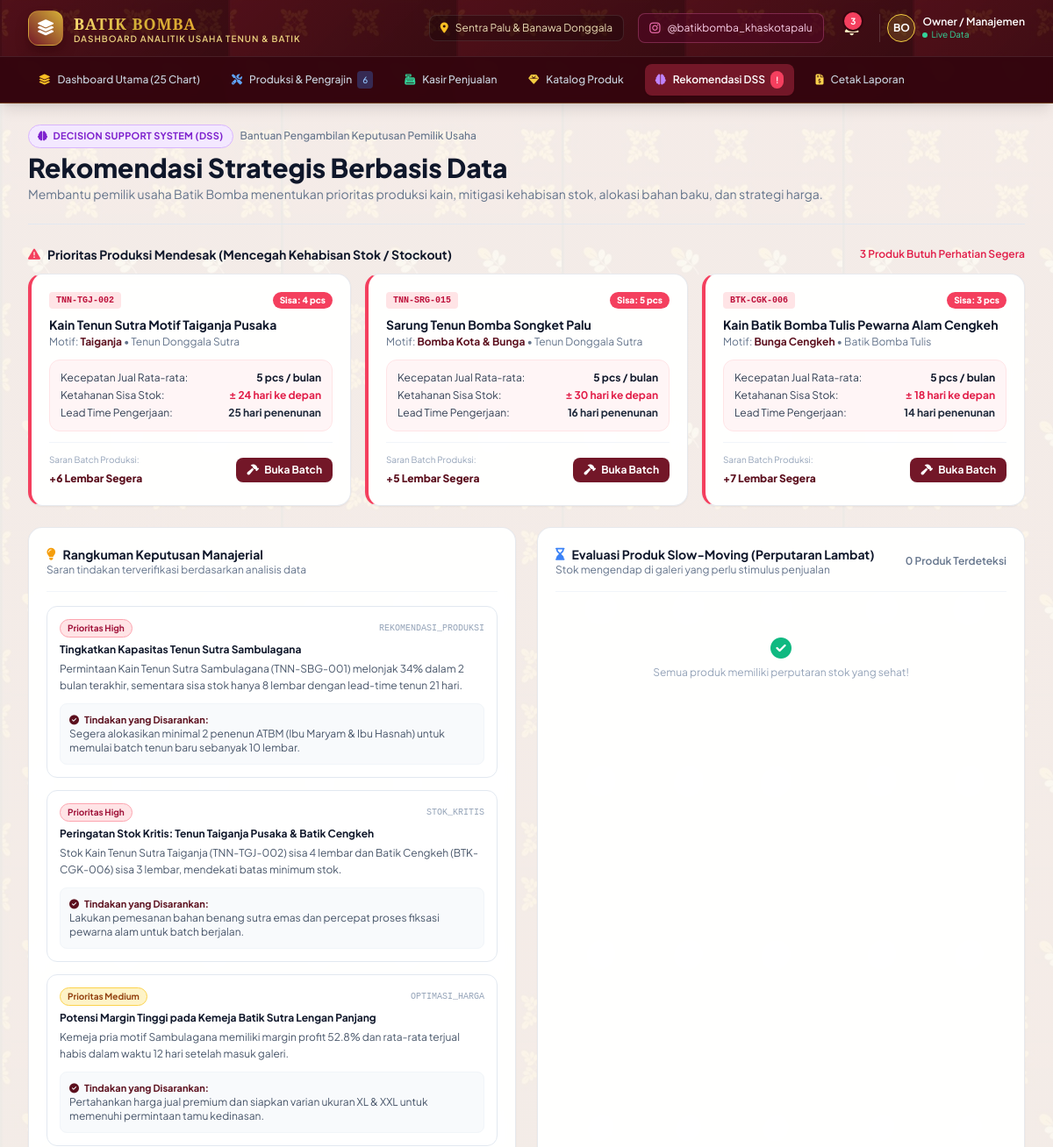
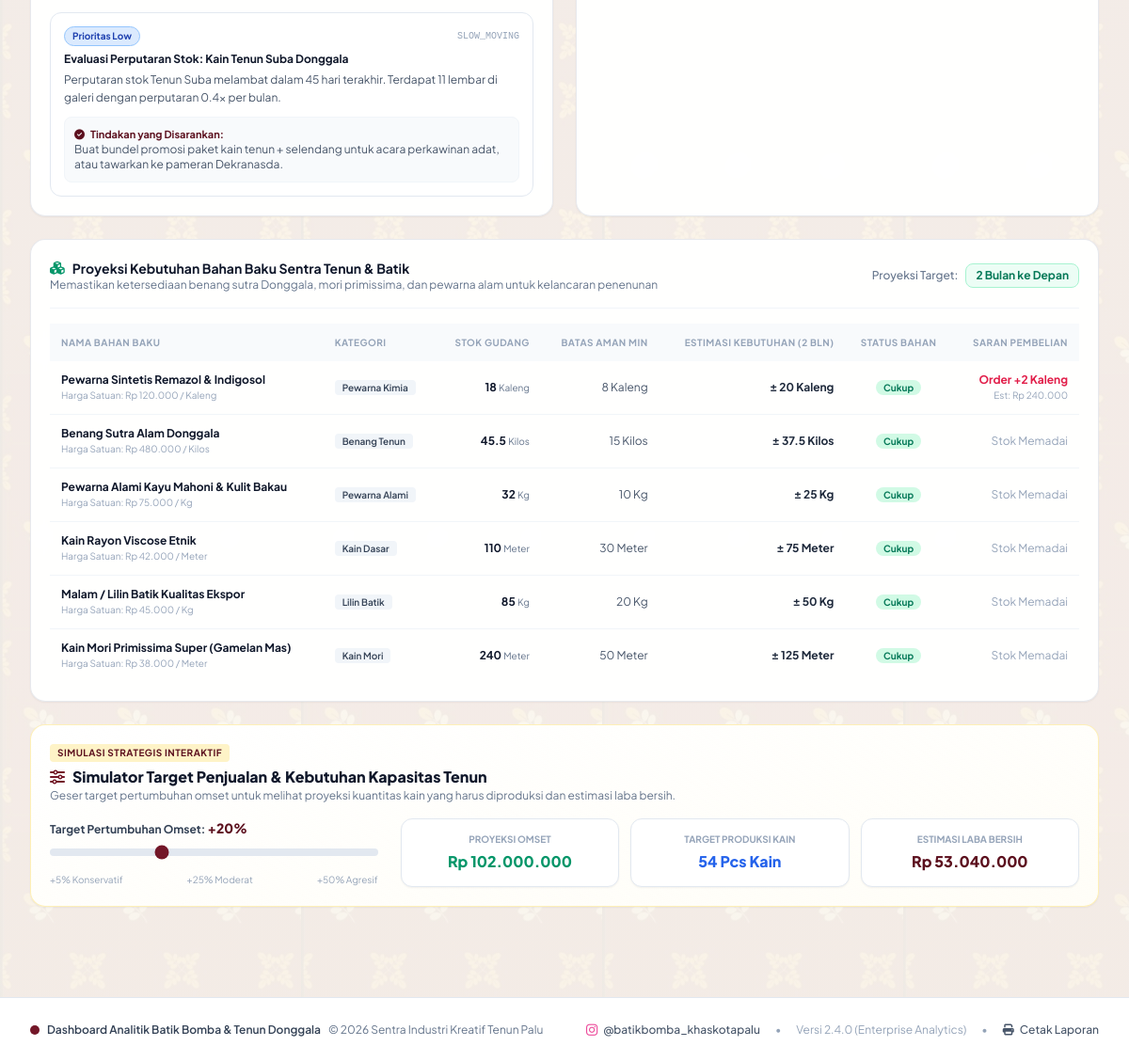
The app's page /decision-support.php with its own data (2 pictures, top to bottom).
### tables this page shows
CREATE TABLE products (
        id INTEGER PRIMARY KEY AUTOINCREMENT,
        category_id INTEGER NOT NULL,
        code TEXT NOT NULL UNIQUE,
        name TEXT NOT NULL,
        motif TEXT NOT NULL,
        material TEXT NOT NULL,
        production_cost REAL NOT NULL,
        selling_price REAL NOT NULL,
        stock_quantity INTEGER NOT NULL DEFAULT 0,
        min_stock_threshold INTEGER NOT NULL DEFAULT 5,
        lead_time_days INTEGER NOT NULL DEFAULT 7,
        status TEXT DEFAULT 'Tersedia',
        description TEXT,
        image_url TEXT,
        FOREIGN KEY (category_id) REFERENCES categories(id) ON DELETE RESTRICT
    );

CREATE TABLE decision_recommendations (
        id INTEGER PRIMARY KEY AUTOINCREMENT,
        type TEXT NOT NULL, -- 'REKOMENDASI_PRODUKSI', 'STOK_KRITIS', 'OPTIMASI_HARGA', 'SLOW_MOVING'
        priority TEXT NOT NULL, -- 'High', 'Medium', 'Low'
        title TEXT NOT NULL,
        description TEXT NOT NULL,
        suggested_action TEXT NOT NULL,
        product_id INTEGER,
        status TEXT DEFAULT 'Aktif',
        created_at TEXT DEFAULT CURRENT_TIMESTAMP,
        FOREIGN KEY (product_id) REFERENCES products(id) ON DELETE SET NULL
    );

CREATE TABLE raw_materials (
        id INTEGER PRIMARY KEY AUTOINCREMENT,
        name TEXT NOT NULL,
        unit TEXT NOT NULL,
        stock_quantity REAL NOT NULL DEFAULT 0,
        min_threshold REAL NOT NULL DEFAULT 10,
        unit_price REAL NOT NULL DEFAULT 0,
        category TEXT NOT NULL
    );

### decision-support.php (the view, shortened to what the rows shown need)
<?php
require_once __DIR__ . '/config/database.php';
$pdo = getDBConnection();
$velocityQuery = "SELECT
    p.id, p.code, p.name, p.motif, p.material, p.stock_quantity, p.min_stock_threshold, p.lead_time_days,
    p.production_cost, p.selling_price,
    c.name as category_name,
    COALESCE(SUM(si.quantity), 0) as sold_qty_all,
    ROUND(((p.selling_price - p.production_cost) / p.selling_price) * 100, 1) as profit_margin_pct
    FROM products p
    JOIN categories c ON p.category_id = c.id
    LEFT JOIN sale_items si ON p.id = si.product_id
    GROUP BY p.id
    ORDER BY sold_qty_all DESC";
$productsVelocity = $pdo->query($velocityQuery)->fetchAll();
$urgentRestock = [];
foreach ($productsVelocity as $prod) {
    $monthlySalesEst = max(1, round($prod['sold_qty_all'] / 11));
    $stockDaysCover = ($monthlySalesEst > 0) ? round(($prod['stock_quantity'] / $monthlySalesEst) * 30) : 999;
    $prod['monthly_sales_est'] = $monthlySalesEst;
    $prod['stock_days_cover'] = $stockDaysCover;
    if ($prod['stock_quantity'] <= $prod['min_stock_threshold'] || $stockDaysCover <= $prod['lead_time_days']) {
        $neededQty = max(5, ($monthlySalesEst * 2) - $prod['stock_quantity']);
        $prod['recommended_production_qty'] = $neededQty;
        $urgentRestock[] = $prod;
    }
}
$rawMaterials = $pdo->query("SELECT * FROM raw_materials ORDER BY (stock_quantity / min_threshold) ASC")->fetchAll();
$dbRecommendations = $pdo->query("SELECT dr.*, p.name as product_name, p.code as product_code
    FROM decision_recommendations dr
    LEFT JOIN products p ON dr.product_id = p.id
    WHERE dr.status = 'Aktif'
    ORDER BY CASE dr.priority WHEN 'High' THEN 1 WHEN 'Medium' THEN 2 ELSE 3 END")->fetchAll();
include __DIR__ . '/includes/header.php';
?>
<div class="pb-6 border-b border-slate-200">
    <h1 class="text-2xl sm:text-3xl font-extrabold text-slate-900 mt-1">
        Rekomendasi Strategis Berbasis Data
    </h1>
</div>
<div class="my-6">
    <div class="grid grid-cols-1 md:grid-cols-2 lg:grid-cols-3 gap-4">
        <?php foreach ($urgentRestock as $ur): ?>
        <div class="glass-card rounded-2xl p-5 border-l-4 border-l-rose-500 shadow-sm relative overflow-hidden">
            <div class="flex justify-between items-start mb-2">
                <span class="font-mono text-[10px] font-bold bg-rose-100 text-rose-700 px-2 py-0.5 rounded"><?= htmlspecialchars($ur['code']) ?></span>
                <span class="text-[10px] font-extrabold px-2 py-0.5 rounded-full bg-rose-500 text-white animate-pulse">Sisa: <?= $ur['stock_quantity'] ?> pcs</span>
            </div>
            <h4 class="font-bold text-sm text-slate-900"><?= htmlspecialchars($ur['name']) ?></h4>
            <p class="text-xs text-slate-500 mt-0.5">Motif: <strong class="text-bomba-700"><?= htmlspecialchars($ur['motif']) ?></strong> &bull; <?= htmlspecialchars($ur['category_name']) ?></p>
            <div class="mt-3 bg-rose-50/70 p-3 rounded-xl border border-rose-100 text-xs text-slate-700 space-y-1">
                <div class="flex justify-between">
                    <span>Kecepatan Jual Rata-rata:</span>
                    <span class="font-bold text-slate-900"><?= $ur['monthly_sales_est'] ?> pcs / bulan</span>
                </div>
                <div class="flex justify-between">
                    <span>Ketahanan Sisa Stok:</span>
                    <span class="font-bold text-rose-600">&plusmn; <?= $ur['stock_days_cover'] ?> hari ke depan</span>
                </div>
                <div class="flex justify-between">
                    <span>Lead Time Pengerjaan:</span>
                    <span class="font-bold text-slate-800"><?= $ur['lead_time_days'] ?> hari penenunan</span>
                </div>
            </div>
            <div class="mt-3 pt-3 border-t border-slate-100 flex items-center justify-between">
                <div>
                    <span class="text-[10px] text-slate-400 block">Saran Batch Produksi:</span>
                    <span class="text-xs font-extrabold text-bomba-700">+<?= $ur['recommended_production_qty'] ?> Lembar Segera</span>
                </div>
                <a href="production.php" class="px-3 py-1.5 bg-bomba-600 hover:bg-bomba-700 text-white font-bold rounded-lg text-xs shadow-sm transition">
                    <i class="fas fa-hammer mr-1"></i> Buka Batch
                </a>
            </div>
        </div>
        <?php endforeach; ?>
    </div>
</div>
<div class="grid grid-cols-1 lg:grid-cols-2 gap-6 my-6">
    <div class="glass-card rounded-2xl p-5 shadow-sm">
        <div class="mt-4 space-y-3.5">
            <?php foreach ($dbRecommendations as $rec):
                $priorityBadge = 'bg-amber-100 text-amber-800 border-amber-300';
                if ($rec['priority'] === 'High') $priorityBadge = 'bg-rose-100 text-rose-800 border-rose-300';
                if ($rec['priority'] === 'Low') $priorityBadge = 'bg-blue-100 text-blue-800 border-blue-300';
            ?>
            <div class="p-3.5 rounded-xl border border-slate-200 bg-white hover:border-bomba-400 transition">
                <div class="flex items-center justify-between mb-1.5">
                    <span class="text-[10px] font-bold px-2 py-0.5 rounded-full border <?= $priorityBadge ?>">
                        Prioritas <?= $rec['priority'] ?>
                    </span>
                    <span class="text-[10px] text-slate-400 font-mono"><?= htmlspecialchars($rec['type']) ?></span>
                </div>
                <h4 class="font-bold text-xs text-slate-900"><?= htmlspecialchars($rec['title']) ?></h4>
                <p class="text-xs text-slate-600 mt-1 leading-relaxed"><?= htmlspecialchars($rec['description']) ?></p>
                <div class="mt-2.5 bg-slate-50 p-2.5 rounded-lg border border-slate-100 text-xs text-slate-800">
                    <span class="font-bold text-bomba-700 block text-[11px]"><i class="fas fa-check-circle mr-1"></i> Tindakan yang Disarankan:</span>
                    <span class="text-slate-600"><?= htmlspecialchars($rec['suggested_action']) ?></span>
                </div>
            </div>
            <?php endforeach; ?>
        </div>
    </div>
</div>
<div class="glass-card rounded-2xl p-5 shadow-sm my-6">
    <div class="mt-4 overflow-x-auto">
        <table class="w-full text-left text-xs text-slate-600">
            <thead class="text-slate-400 bg-slate-50 uppercase text-[10px] tracking-wider">
                <tr>
                    <th class="py-3 px-3">Nama Bahan Baku</th>
                    <th class="py-3 px-3">Kategori</th>
                    <th class="py-3 px-3 text-right">Stok Gudang</th>
                    <th class="py-3 px-3 text-right">Batas Aman Min</th>
                    <th class="py-3 px-3 text-right">Estimasi Kebutuhan (2 Bln)</th>
                    <th class="py-3 px-3 text-center">Status Bahan</th>
                    <th class="py-3 px-3 text-right">Saran Pembelian</th>
                </tr>
            </thead>
            <tbody class="divide-y divide-slate-100">
                <?php foreach ($rawMaterials as $mat):
                    $estNeed2Mo = round($mat['min_threshold'] * 2.5, 1);
                    $deficit = max(0, round($estNeed2Mo - $mat['stock_quantity'], 1));
                    $isMatCritical = $mat['stock_quantity'] <= $mat['min_threshold'];
                ?>
                <tr class="hover:bg-slate-50/70 transition">
                    <td class="py-3 px-3 font-bold text-slate-900">
                        <?= htmlspecialchars($mat['name']) ?>
                        <div class="text-[10px] font-normal text-slate-400">Harga Satuan: <?= formatRupiah($mat['unit_price']) ?> / <?= htmlspecialchars($mat['unit']) ?></div>
                    </td>
                    <td class="py-3 px-3">
                        <span class="px-2 py-0.5 rounded text-[10px] font-semibold bg-slate-100 text-slate-700">
                            <?= htmlspecialchars($mat['category']) ?>
                        </span>
                    </td>
                    <td class="py-3 px-3 text-right font-bold text-slate-900">
                        <?= $mat['stock_quantity'] ?> <span class="text-[10px] font-normal text-slate-500"><?= htmlspecialchars($mat['unit']) ?></span>
                    </td>
                    <td class="py-3 px-3 text-right text-slate-600">
                        <?= $mat['min_threshold'] ?> <?= htmlspecialchars($mat['unit']) ?>
                    </td>
                    <td class="py-3 px-3 text-right font-bold text-slate-800">
                        &plusmn; <?= $estNeed2Mo ?> <?= htmlspecialchars($mat['unit']) ?>
                    </td>
                    <td class="py-3 px-3 text-center">
                        <?php if ($isMatCritical): ?>
                            <span class="px-2 py-0.5 rounded-full text-[10px] font-bold bg-rose-100 text-rose-700 animate-pulse">
                                Kritis / Menipis
                            </span>
                        <?php else: ?>
                            <span class="px-2 py-0.5 rounded-full text-[10px] font-bold bg-emerald-100 text-emerald-700">
                                Cukup
                            </span>
                        <?php endif; ?>
                    </td>
                    <td class="py-3 px-3 text-right font-bold <?= $deficit > 0 ? 'text-rose-600' : 'text-emerald-600' ?>">
                        <?php if ($deficit > 0): ?>
                            Order +<?= $deficit ?> <?= htmlspecialchars($mat['unit']) ?>
                            <div class="text-[10px] text-slate-400 font-normal">Est: <?= formatRupiah($deficit * $mat['unit_price']) ?></div>
                        <?php else: ?>
                            <span class="text-slate-400 font-normal">Stok Memadai</span>
                        <?php endif; ?>
                    </td>
                </tr>
                <?php endforeach; ?>
            </tbody>
        </table>
    </div>
</div>
<?php include __DIR__ . '/includes/footer.php'; ?>

### records on screen
products: code "TNN-TGJ-002", stock_quantity "4", name "Kain Tenun Sutra Motif Taiganja Pusaka", motif "Taiganja", category_name "Tenun Donggala Sutra", monthly_sales_est "5", stock_days_cover "24", lead_time_days "25", min_stock_threshold "6"
products: code "TNN-SRG-015", stock_quantity "5", name "Sarung Tenun Bomba Songket Palu", motif "Bomba Kota & Bunga", category_name "Tenun Donggala Sutra", monthly_sales_est "5", stock_days_cover "30", lead_time_days "16", min_stock_threshold "5"
products: code "BTK-CGK-006", stock_quantity "3", name "Kain Batik Bomba Tulis Pewarna Alam Cengkeh", motif "Bunga Cengkeh", category_name "Batik Bomba Tulis", min_stock_threshold "5", stock_days_cover "18", lead_time_days "14", recommended_production_qty "7"
decision_recommendations: priority "High", type "REKOMENDASI_PRODUKSI", title "Tingkatkan Kapasitas Tenun Sutra Sambulagana", description "Permintaan Kain Tenun Sutra Sambulagana (TNN-SBG-001) melonjak 34% dalam 2 bulan terakhir, sementara sisa stok hanya 8 lembar dengan lead-time tenun 21 hari.", suggested_action "Segera alokasikan minimal 2 penenun ATBM (Ibu Maryam & Ibu Hasnah) untuk memulai batch tenun baru sebanyak 10 lembar."
decision_recommendations: priority "High", type "STOK_KRITIS", title "Peringatan Stok Kritis: Tenun Taiganja Pusaka & Batik Cengkeh", description "Stok Kain Tenun Sutra Taiganja (TNN-TGJ-002) sisa 4 lembar dan Batik Cengkeh (BTK-CGK-006) sisa 3 lembar, mendekati batas minimum stok.", suggested_action "Lakukan pemesanan bahan benang sutra emas dan percepat proses fiksasi pewarna alam untuk batch berjalan."
decision_recommendations: priority "Medium", type "OPTIMASI_HARGA", title "Potensi Margin Tinggi pada Kemeja Batik Sutra Lengan Panjang", description "Kemeja pria motif Sambulagana memiliki margin profit 52.8% dan rata-rata terjual habis dalam waktu 12 hari setelah masuk galeri.", suggested_action "Pertahankan harga jual premium dan siapkan varian ukuran XL & XXL untuk memenuhi permintaan tamu kedinasan."
decision_recommendations: priority "Low", type "SLOW_MOVING", title "Evaluasi Perputaran Stok: Kain Tenun Suba Donggala", description "Perputaran stok Tenun Suba melambat dalam 45 hari terakhir. Terdapat 11 lembar di galeri dengan perputaran 0.4x per bulan.", suggested_action "Buat bundel promosi paket kain tenun + selendang untuk acara perkawinan adat, atau tawarkan ke pameran Dekranasda."
raw_materials: name "Pewarna Sintetis Remazol & Indigosol", unit_price "Rp 120.000", unit "Kaleng", category "Pewarna Kimia", stock_quantity "18", min_threshold "8", min_threshold "20", shows "Cukup", deficit "2", formatRupiah($deficit * $mat['unit_price']) "Rp 240.000"
raw_materials: name "Benang Sutra Alam Donggala", unit_price "Rp 480.000", unit "Kilos", category "Benang Tenun", stock_quantity "45.5", min_threshold "15", min_threshold "37.5", shows "Cukup", shows "Stok Memadai"
raw_materials: name "Pewarna Alami Kayu Mahoni & Kulit Bakau", unit_price "Rp 75.000", unit "Kg", category "Pewarna Alami", stock_quantity "32", min_threshold "10", min_threshold "25", shows "Cukup", shows "Stok Memadai"
raw_materials: name "Kain Rayon Viscose Etnik", unit_price "Rp 42.000", unit "Meter", category "Kain Dasar", stock_quantity "110", min_threshold "30", min_threshold "75", shows "Cukup", shows "Stok Memadai"
raw_materials: name "Malam / Lilin Batik Kualitas Ekspor", unit_price "Rp 45.000", unit "Kg", category "Lilin Batik", stock_quantity "85", min_threshold "20", min_threshold "50", shows "Cukup", shows "Stok Memadai"
raw_materials: name "Kain Mori Primissima Super (Gamelan Mas)", unit_price "Rp 38.000", unit "Meter", category "Kain Mori", stock_quantity "240", min_threshold "50", min_threshold "125", shows "Cukup", shows "Stok Memadai"

### other values on screen
$criticalStockCount "3"
$activeBatchesCount "6"
count($urgentRestock) "3"
count($slowMoving) "0"
